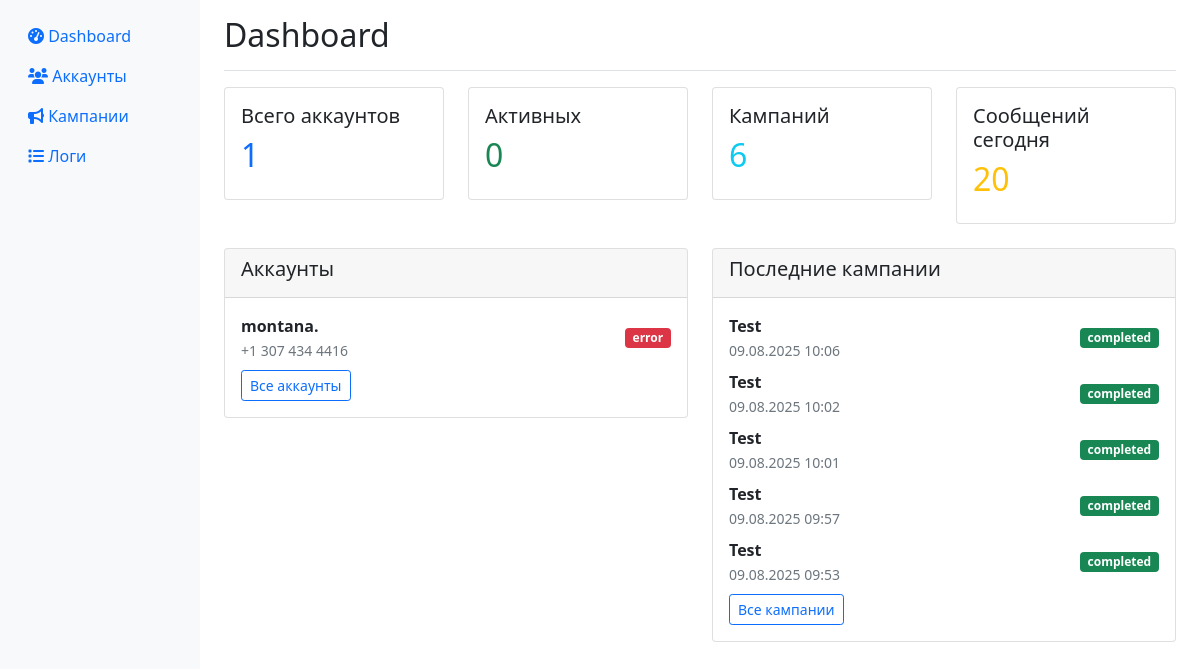
Before: / with the older database file.
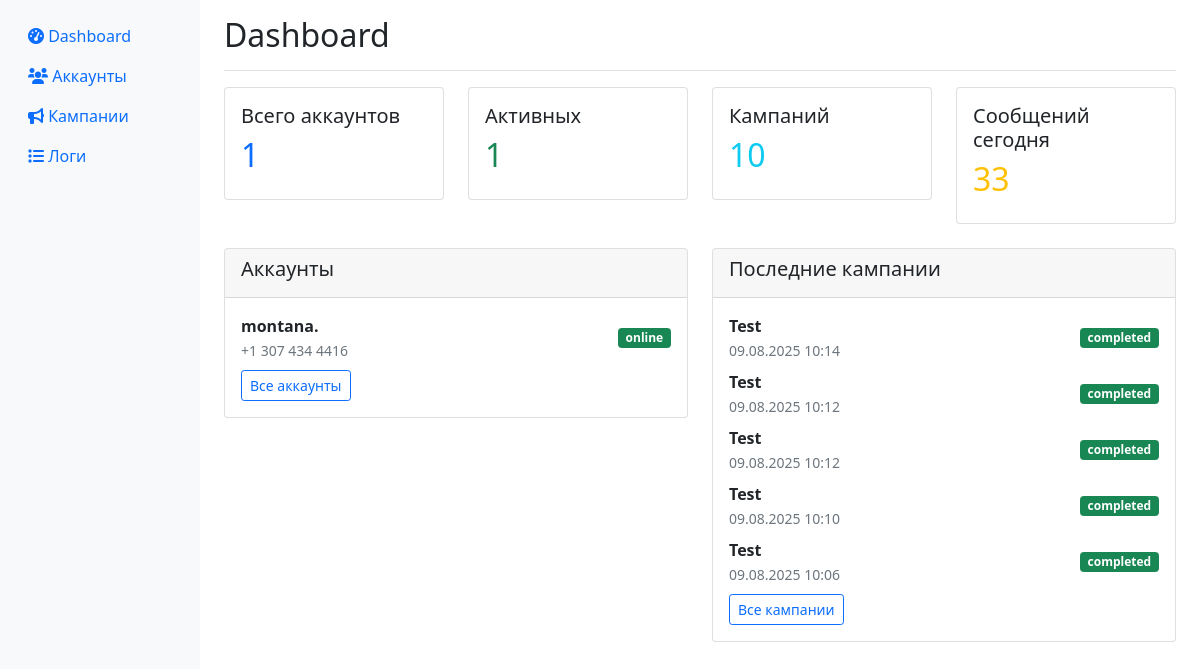
After: the same page with the newer database file.
### app/database.py (models this page shows)
class Account(Base):
    __tablename__ = "accounts"
    id = Column(Integer, primary_key=True, index=True)
    phone = Column(String, unique=True, index=True)
    name = Column(String)
    status = Column(String, default="offline")  # online, offline, blocked, error
    session_data = Column(Text)  # зашифрованная сессия
    proxy = Column(String, nullable=True)
    created_at = Column(DateTime, default=datetime.utcnow)
    last_activity = Column(DateTime, default=datetime.utcnow)
    messages_sent_today = Column(Integer, default=0)
    messages_sent_hour = Column(Integer, default=0)
    last_message_time = Column(DateTime, nullable=True)
    is_active = Column(Boolean, default=True)

class Campaign(Base):
    __tablename__ = "campaigns"
    id = Column(Integer, primary_key=True, index=True)
    name = Column(String)
    status = Column(String, default="draft")  # draft, running, paused, completed
    created_at = Column(DateTime, default=datetime.utcnow)
    channel_message = Column(Text)
    group_message = Column(Text)
    private_message = Column(Text)
    delay_seconds = Column(Integer, default=3)
    start_time = Column(DateTime, nullable=True)
    channels_list = Column(Text)  # JSON список каналов
    groups_list = Column(Text)    # JSON список групп
    private_list = Column(Text)   # JSON список приватных чатов
    attachment_path = Column(String, nullable=True)

### app/web.py (the view)
@app.get("/", response_class=HTMLResponse)
async def dashboard(request: Request, db: Session = Depends(get_db)):
    accounts = db.query(Account).all()
    campaigns = db.query(Campaign).order_by(Campaign.created_at.desc()).limit(10).all()
    total_accounts = len(accounts)
    active_accounts = len([a for a in accounts if a.is_active and a.status == "online"])
    total_campaigns = db.query(Campaign).count()
    messages_sent_today = db.query(SendLog).filter(
        SendLog.sent_at >= datetime.utcnow().date()
    ).count()
    return templates.TemplateResponse("dashboard.html", {
        "request": request,
        "accounts": accounts,
        "campaigns": campaigns,
        "stats": {
            "total_accounts": total_accounts,
            "active_accounts": active_accounts,
            "total_campaigns": total_campaigns,
            "messages_sent_today": messages_sent_today
        }
    })

### templates/dashboard.html (shortened to what this page needs)
{% extends "base.html" %}
{% block content %}
<div class="d-flex justify-content-between flex-wrap flex-md-nowrap align-items-center pt-3 pb-2 mb-3 border-bottom">
    <h1 class="h2">Dashboard</h1>
</div>
<div class="row mb-4">
    <div class="col-md-3">
        <div class="card">
            <div class="card-body">
                <h5 class="card-title">Всего аккаунтов</h5>
                <h2 class="text-primary">{{ stats.total_accounts }}</h2>
            </div>
        </div>
    </div>
    <div class="col-md-3">
        <div class="card">
            <div class="card-body">
                <h5 class="card-title">Активных</h5>
                <h2 class="text-success">{{ stats.active_accounts }}</h2>
            </div>
        </div>
    </div>
    <div class="col-md-3">
        <div class="card">
            <div class="card-body">
                <h5 class="card-title">Кампаний</h5>
                <h2 class="text-info">{{ stats.total_campaigns }}</h2>
            </div>
        </div>
    </div>
    <div class="col-md-3">
        <div class="card">
            <div class="card-body">
                <h5 class="card-title">Сообщений сегодня</h5>
                <h2 class="text-warning">{{ stats.messages_sent_today }}</h2>
            </div>
        </div>
    </div>
</div>
<div class="row mb-4">
    <div class="col-md-6">
        <div class="card">
            <div class="card-header">
                <h5>Аккаунты</h5>
            </div>
            <div class="card-body">
                {% for account in accounts[:5] %}
                <div class="d-flex justify-content-between align-items-center mb-2">
                    <div>
                        <strong>{{ account.name or account.phone }}</strong><br>
                        <small class="text-muted">{{ account.phone }}</small>
                    </div>
                    <span class="badge bg-{% if account.status == 'online' %}success{% elif account.status == 'offline' %}secondary{% elif account.status == 'error' %}danger{% else %}warning{% endif %}">
                        {{ account.status }}
                    </span>
                </div>
                {% endfor %}
                <a href="/accounts" class="btn btn-sm btn-outline-primary">Все аккаунты</a>
            </div>
        </div>
    </div>
    <div class="col-md-6">
        <div class="card">
            <div class="card-header">
                <h5>Последние кампании</h5>
            </div>
            <div class="card-body">
                {% for campaign in campaigns[:5] %}
                <div class="d-flex justify-content-between align-items-center mb-2">
                    <div>
                        <strong>{{ campaign.name }}</strong><br>
                        <small class="text-muted">{{ campaign.created_at.strftime('%d.%m.%Y %H:%M') }}</small>
                    </div>
                    <span class="badge bg-{% if campaign.status == 'running' %}primary{% elif campaign.status == 'completed' %}success{% elif campaign.status == 'paused' %}warning{% else %}secondary{% endif %}">
                        {{ campaign.status }}
                    </span>
                </div>
                {% endfor %}
                <a href="/campaigns" class="btn btn-sm btn-outline-primary">Все кампании</a>
            </div>
        </div>
    </div>
</div>
{% endblock %}

Changed rows visible on the page:
no longer on this page (row unchanged): Campaign: name "Test", created_at "09.08.2025 10:02", status "completed"
no longer on this page (row unchanged): Campaign: name "Test", created_at "09.08.2025 10:01", status "completed"
no longer on this page (row unchanged): Campaign: name "Test", created_at "09.08.2025 09:57", status "completed"
no longer on this page (row unchanged): Campaign: name "Test", created_at "09.08.2025 09:53", status "completed"
changed Account "montana.": status "error" → "online"
added Campaign: name "Test", created_at "09.08.2025 10:14", status "completed"
added Campaign: name "Test", created_at "09.08.2025 10:12", status "completed"
added Campaign: name "Test", created_at "09.08.2025 10:12", status "completed"
added Campaign: name "Test", created_at "09.08.2025 10:10", status "completed"
Other visible differences:
{{ stats.active_accounts }}: "0" → "1"
{{ stats.total_campaigns }}: "6" → "10"
{{ stats.messages_sent_today }}: "20" → "33"
